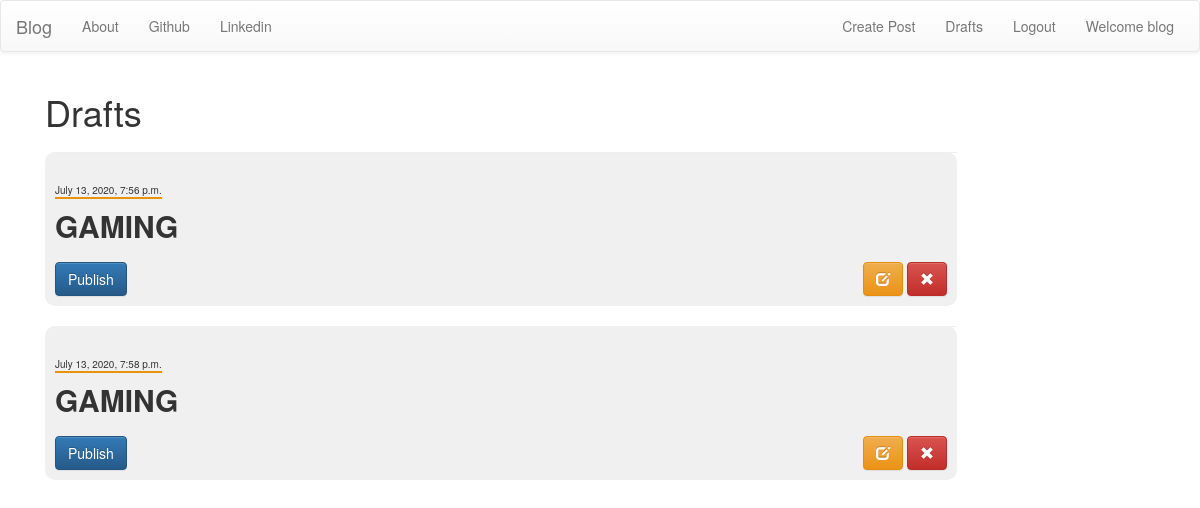
The app's page /draft (signed in) with its own data.
### blog/models.py (models this page shows, shortened)
class Post(models.Model):
    author = models.ForeignKey('auth.User',on_delete=models.CASCADE)
    title = models.CharField(max_length=200)
    text = models.TextField()
    creation_date = models.DateTimeField(default=timezone.now)
    published_date = models.DateTimeField(blank=True,null=True)

### blog/views.py (the view)
# urls.py: url(r'^draft',views.DraftView.as_view(),name='draft'),
class DraftView(LoginRequiredMixin,ListView):
    model = Post
    context_object_name = 'DraftL'
    template_name = 'blog/post_draft_list.html'
    login_url = '/login/'
    redirect_field_name = 'blog/post_list.html'
    def get_queryset(self):
        return Post.objects.filter(published_date__isnull=True).order_by('published_date')

### blog/Templates/blog/post_draft_list.html
<!DOCTYPE html>
{% extends 'blog/base.html' %}
{% block content %}
    <div class="container">
        <h1>Drafts</h1>
            {% for post in DraftL %}
                {% if not post.published_date %}
                    <div class="post-draft">
                        <hr>
                        <p class="createdate">{{ post.creation_date }}</p>
                        <h2 class="post-title">{{ post.title }}</h2>
                        {% if user.is_authenticated %}
                        <div class="butt">
                            <div class="btn-left">
                                <a href="{% url 'blog:post_publish' pk=post.pk %}" class="btn btn-primary">Publish</a>
                            </div>
                            <div class="btn-right">
                                <a href="{% url 'blog:post_update' pk=post.pk %}" class="btn btn-warning "><span class="glyphicon glyphicon-edit"></span></a>
                                <a href="{% url 'blog:post_delete' pk=post.pk %}" class="btn btn-danger  "><span class="glyphicon glyphicon-remove"></span></a>
                            </div>
                        </div>
                        {% endif %}
                    </div>
                {% endif %}
            {% endfor %}
    </div>
{% endblock %}

### blog/Templates/blog/base.html (shortened to what this page needs)
<!DOCTYPE html>
{% load static %}
<html lang="en">
<head>
    <link rel="stylesheet" href="https://maxcdn.bootstrapcdn.com/bootstrap/3.3.7/css/bootstrap.min.css">
    <link rel="stylesheet" href="https://maxcdn.bootstrapcdn.com/bootstrap/3.3.7/css/bootstrap-theme.min.css">
    <link rel="stylesheet" href="{% static 'css/style.css' %}">
</head>
<body>
    <nav class="navbar navbar-default custom-navbar" style=".custom-navbar{color:red}">
            <ul class="nav navbar-nav">
                <li><a href="{% url 'blog:post_list' %}" class="navbar-brand">Blog</a></li>
                <li><a href="{% url 'blog:about' %}" class="navbar-list">About</a></li>
                <li><a href="http://www.github.com" class="navbar-list">Github</a></li>
                <li><a href="http://www.linkedin.com" class="navbar-list">Linkedin</a></li>
            </ul>
            <ul class="nav navbar-nav navbar-right custom-right">
                {% if user.is_authenticated %}
                    <li><a href="{% url 'blog:post_create' %}">Create Post</a></li>
                    <li><a href="{% url 'blog:draft' %}">Drafts</a></li>
                    <li><a href="{% url 'logout' %}">Logout</a></li>
                    <li><a>Welcome {{ user.username }}</a></li>
                {% else %}
                    <li><a href="{% url 'login' %}"><span class="glyphicon glyphicon-user">&nbsp Login</span></a></li>
                {% endif %}
            </ul>
    </nav>
    <div class="content container">
        {% block content %}
        {% endblock %}
    </div>
</body>
</html>

### blog/static/css/style.css (style rules this page uses)
.custom-right:last-child { margin-right:10px; }
.post-draft { box-sizing: border-box; background-color:#F0F0F0; width:80%; border-radius:10px; padding-left:10px; }
.createdate { display:inline-block; border-bottom:2px solid #e8930c; padding-top:10px; font-size:10px; }
.post-title { text-decoration:none; text-transform:uppercase; margin-top:0px; font-weight:bold; }
.butt { width: 100%; height:100%; margin: auto; padding: 10px; padding-left:0; }
.btn-left { width:50%; float:left; }
.btn-right { text-align:right; }

### records on screen
Post: creation_date "July 13, 2020, 7:56 p.m.", title "GAMING"
Post: creation_date "July 13, 2020, 7:58 p.m.", title "GAMING"

### other values on screen
{{ user.username }} "blog"
